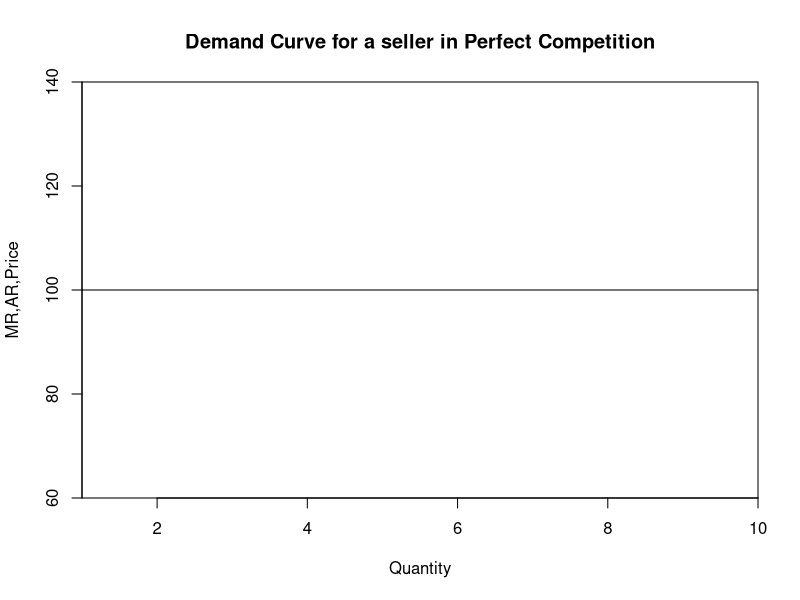

Write the R code that produced this figure. (Note: this script raises an error after producing the figure.)
##Theory of a firm

## Total average and marginal revenue

#UNDER PERFECT COMPETITION
qty=c(1:10)
price=100
tr=expression(qty*price)
tot_rev=eval(tr,list(qty=qty))
avg_rev=tot_rev/qty
mar_rev= (price*qty)/qty

info=data.frame(qty,price,tot_rev,avg_rev,mar_rev)
info
plot(info$qty,info$price, type = 'line',main = 'Demand Curve for a seller in Perfect Competition',xlab = 'Quantity',ylab="MR,AR,Price", xaxs='i',yaxs='i')

Sys.which("git") 
